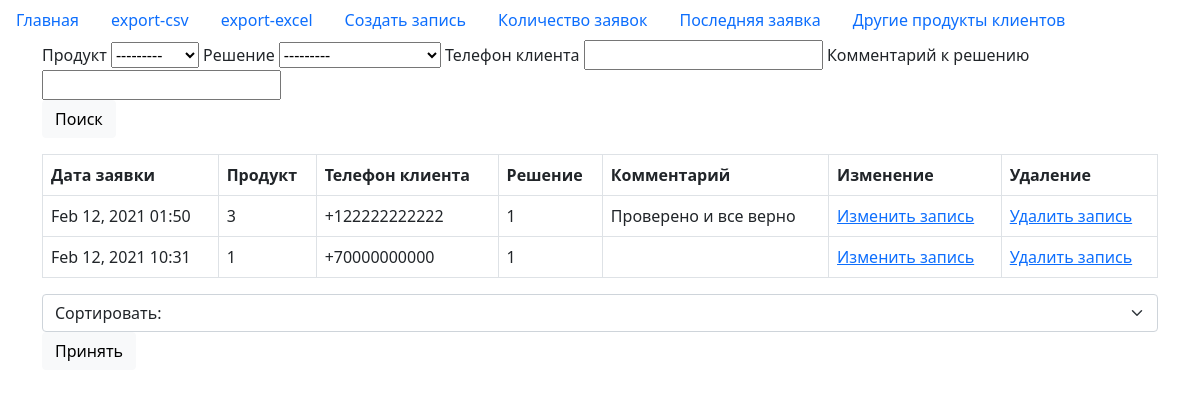
Before: / with the older database file.
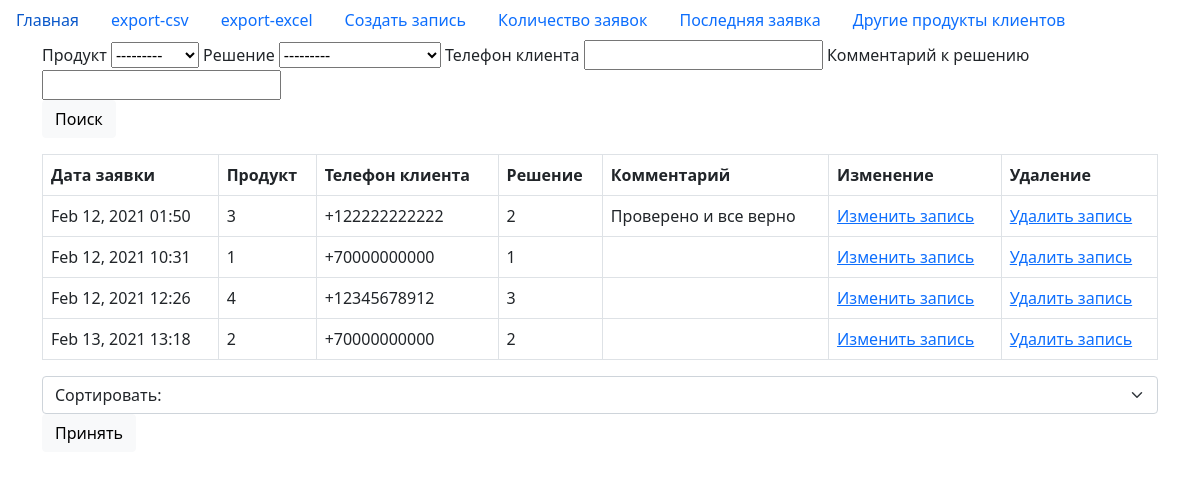
After: the same page with the newer database file.
### main/models.py (models this page shows, shortened)
class Application(models.Model):
    class Products(models.TextChoices):
        Auto = 'Авто', 'Авто'
        Consumer_credit = 'Потреб', 'Потреб'
        Pledge = 'Залог', 'Залог'
        Mortgage = 'Ипотека', 'Ипотека'
    class Solutions(models.TextChoices):
        Approved = 'Одобрено', 'Одобрено'
        Denied = 'Отказано', 'Отказано'
        Temporarily_denied = 'Временный отказ', 'Временный отказ'
    date = models.DateTimeField('Дата заявки', auto_now_add=True)
    product = models.CharField('Продукт', choices=Products.choices, max_length=10)
    phone = models.CharField('Телефон клиента',
        validators=[RegexValidator(r'^[+]\d{9,15}$', message='Номер телефона необходимо вводить в формате "+00000000000". Допускается от 9 до 15 цифр.')],
        help_text='Номер телефона в формате +00000000000. От 9 до 15 цифр', max_length=16)
    solution = models.CharField('Решение', choices=Solutions.choices, max_length=15, blank=True, null=True)
    comment = models.TextField('Комментарий к решению', blank=True, null=True)
    version = IntegerVersionField()
    class Meta:
        verbose_name_plural = 'Заявки'
        verbose_name = 'Заявка'

### main/views.py (the view)
# urls.py: path('', views.ApplicationListView.as_view(), name='index'),
class ApplicationListView(ListView, FilterMixin):
    model = Application
    template_name = 'main/index.html'
    filterset_class = ApplicationFilter
    def get(self, request, *args, **kwargs):
        self.filterset = self.get_filterset(self.get_filterset_class())
        sort = request.GET.getlist('order')
        self.object_list = self.filterset.qs.order_by(*sort, 'date')
        context = self.get_context_data(filter=self.filterset, object_list=self.object_list)
        return self.render_to_response(context)

### main/templates/main/index.html (shortened to what this page needs)
{% extends 'main/base.html' %}
{% load crispy_forms_tags %}
{% block content %}
  <div class="mb-3">
    <form action="" method="GET">
      {% for field in filter.form %}
        {{ field.label }}
        {{ field }}
      {% endfor %}
      <div class="form-group">
        <button class="btn btn-light">Поиск</button>
      </div>
    </form>
  </div>
  <table class="table table-bordered">
    <thead>
      <tr>
        <th scope="col">Дата заявки</th>
        <th scope="col">Продукт</th>
        <th scope="col">Телефон клиента</th>
        <th scope="col">Решение</th>
        <th scope="col">Комментарий</th>
        <th scope="col">Изменение</th>
        <th scope="col">Удаление</th>
      </tr>
    </thead>
    <tbody>
      {% for application in object_list %}
        <tr>
          <td>{{ application.date|date:'M d, Y H:i' }}</td>
          <td>{{ application.get_product_display }}</td>
          <td>{{ application.phone }}</td>
          <td>{{ application.get_solution_display }}</td>
          <td>{{ application.comment }}</td>
          <td><a href="{% url 'main:update' application.pk %}">Изменить запись</a></td>
          <td><a href="{% url 'main:delete' application.pk %}">Удалить запись</a></td>
        </tr>
      {% endfor %}
    </tbody>
  </table>
  <div class="mb-3">
    <form action="" method="GET">
      <select name='order' class="form-select" aria-label="Default select example">
        <option hidden>Сортировать:</option>
      </select>
      <div class="form-group">
        <button class="btn btn-light">Принять</button>
      </div>
    </form>
  </div>
{% endblock content %}

### main/templates/main/base.html (shortened to what this page needs)
<!DOCTYPE html>
<html lang="en">
<head>
  <link href="https://cdn.jsdelivr.net/npm/bootstrap@5.0.0-beta2/dist/css/bootstrap.min.css" rel="stylesheet">
</head>
<body>
  <header class="site_header">
    <ul class="nav">
      <li class="nav-item">
        <a class="nav-link active" aria-current="page" href="{% url 'main:index' %}">Главная</a>
      </li>
      <li class="nav-item">
        <a class="nav-link" href="{% url 'main:export_csv' %}">export-csv</a>
      </li>
      <li class="nav-item">
        <a class="nav-link" href="{% url 'main:export_excel' %}">export-excel</a>
      </li>
      <li class="nav-item">
        <a class="nav-link" href="{% url 'main:create' %}">Создать запись</a>
      </li>
      <li class="nav-item">
        <a class="nav-link" href="{% url 'main:count_application' %}">Количество заявок </a>
      </li>
      <li class="nav-item">
        <a class="nav-link" href="{% url 'main:last_application' %}">Последняя заявка </a>
      </li>
      <li class="nav-item">
        <a class="nav-link" href="{% url 'main:another_product' %}">Другие продукты клиентов</a>
      </li>
    </ul>
  </header>
  <main role="main" class="container">
    <div class="row">
      <div class="col-md-12">
        {% block content %}{% endblock content %}
      </div>
    </div>
  </main>
</body>
</html>

Changed rows visible on the page:
changed Application "Feb 12, 2021 01:50": solution "1" → "2"
added Application: date "Feb 12, 2021 12:26", product "4", phone "+12345678912", solution "3"
added Application: date "Feb 13, 2021 13:18", product "2", phone "+70000000000", solution "2"
